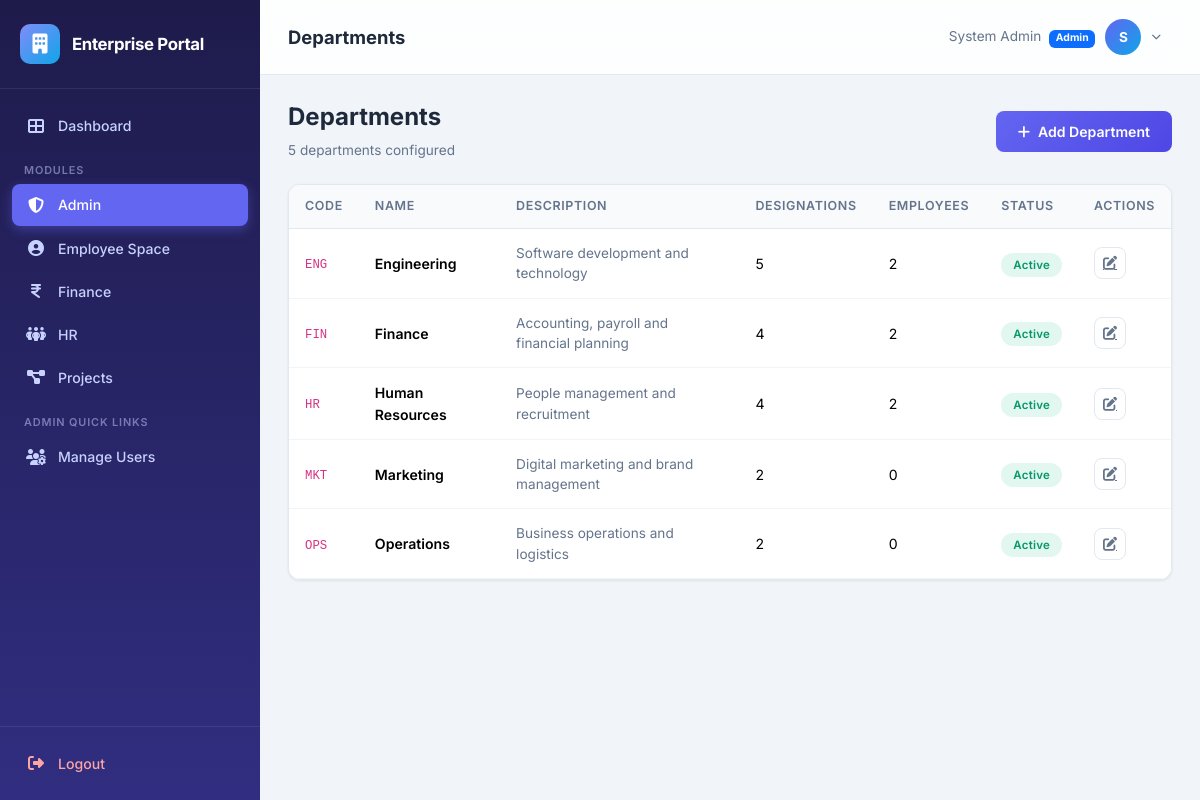
/admin/departments (signed in), run on the app's committed database.
### app/models.py (models this page shows, shortened)
class Module(db.Model):
    __tablename__ = 'modules'
    id = db.Column(db.Integer, primary_key=True)
    name = db.Column(db.String(50), unique=True, nullable=False)
    slug = db.Column(db.String(50), unique=True, nullable=False)
    description = db.Column(db.String(200), default='')
    icon = db.Column(db.String(50), default='fas fa-cube')

class User(UserMixin, db.Model):
    __tablename__ = 'users'
    id = db.Column(db.Integer, primary_key=True)
    username = db.Column(db.String(80), unique=True, nullable=False, index=True)
    email = db.Column(db.String(120), unique=True, nullable=False)
    password_hash = db.Column(db.String(256), nullable=False)
    full_name = db.Column(db.String(150), nullable=False)
    phone = db.Column(db.String(20), default='')
    is_admin = db.Column(db.Boolean, default=False)
    is_active_user = db.Column(db.Boolean, default=True)
    must_change_password = db.Column(db.Boolean, default=False)
    created_at = db.Column(db.DateTime, default=datetime.utcnow)
    modules = db.relationship('Module', secondary='user_modules', backref=db.backref('users', lazy='dynamic'))
    employee = db.relationship('Employee', backref='user', uselist=False, lazy='joined')
    tasks_assigned = db.relationship('Task', backref='assignee', foreign_keys='Task.assigned_to')
    expenses = db.relationship('Expense', backref='submitter', foreign_keys='Expense.submitted_by')
    projects_created = db.relationship('Project', backref='creator', foreign_keys='Project.created_by')
    @property
    def is_active(self):
        return self.is_active_user

class Department(db.Model):
    __tablename__ = 'departments'
    id = db.Column(db.Integer, primary_key=True)
    name = db.Column(db.String(100), unique=True, nullable=False)
    code = db.Column(db.String(20), unique=True, nullable=False)
    description = db.Column(db.String(250), default='')
    is_active = db.Column(db.Boolean, default=True)
    created_at = db.Column(db.DateTime, default=datetime.utcnow)
    designations = db.relationship('Designation', backref='department', lazy='dynamic')
    employees = db.relationship('Employee', backref='department', lazy='dynamic')

### app/admin/routes.py (the view)
@bp.route('/departments')
@admin_required
def departments():
    all_depts = Department.query.order_by(Department.name).all()
    return render_template('admin/departments.html', departments=all_depts)

### app/templates/admin/departments.html (shortened to what this page needs)
{% extends "base.html" %}
{% block page_title %}Departments{% endblock %}
{% block content %}
<div class="d-flex justify-content-between align-items-center mb-4">
    <div>
        <h4 style="font-weight:700;">Departments</h4>
        <p style="color:var(--text-secondary); font-size:0.85rem; margin:0;">{{ departments | length }} departments configured</p>
    </div>
    <a href="{{ url_for('admin.add_department') }}" class="btn btn-primary">
        <i class="fas fa-plus me-2"></i>Add Department
    </a>
</div>
<div class="data-card">
    <div class="table-responsive">
        <table class="table">
            <thead>
                <tr>
                    <th>Code</th>
                    <th>Name</th>
                    <th>Description</th>
                    <th>Designations</th>
                    <th>Employees</th>
                    <th>Status</th>
                    <th>Actions</th>
                </tr>
            </thead>
            <tbody>
                {% for dept in departments %}
                <tr>
                    <td><code>{{ dept.code }}</code></td>
                    <td class="fw-semibold">{{ dept.name }}</td>
                    <td style="font-size:0.85rem; color:var(--text-secondary);">{{ dept.description or '—' }}</td>
                    <td>{{ dept.designations.count() }}</td>
                    <td>{{ dept.employees.count() }}</td>
                    <td>
                        {% if dept.is_active %}
                        <span class="badge-status badge-approved">Active</span>
                        {% else %}
                        <span class="badge-status badge-rejected">Inactive</span>
                        {% endif %}
                    </td>
                    <td>
                        <a href="{{ url_for('admin.edit_department', dept_id=dept.id) }}" class="btn-action" title="Edit">
                            <i class="fas fa-pen-to-square"></i>
                        </a>
                    </td>
                </tr>
                {% else %}
                <tr><td colspan="7" class="text-center py-4" style="color:var(--text-secondary);">No departments configured yet</td></tr>
                {% endfor %}
            </tbody>
        </table>
    </div>
</div>
{% endblock %}

### app/templates/base.html (shortened to what this page needs)
<!DOCTYPE html>
<html lang="en">
<head>
    <link href="https://cdn.jsdelivr.net/npm/bootstrap@5.3.3/dist/css/bootstrap.min.css" rel="stylesheet">
    <link href="https://cdnjs.cloudflare.com/ajax/libs/font-awesome/6.5.1/css/all.min.css" rel="stylesheet">
    <link rel="stylesheet" href="{{ url_for('static', filename='css/style.css') }}">
</head>
<body>
    <aside id="sidebar" class="sidebar">
        <div class="sidebar-brand">
            <div class="brand-icon">
                <i class="fas fa-building"></i>
            </div>
            <h5>Enterprise Portal</h5>
        </div>
        <nav class="sidebar-nav">
            <a href="{{ url_for('main_dashboard') }}" class="nav-link">
                <i class="fas fa-th-large"></i>
                <span>Dashboard</span>
            </a>
            <div class="nav-label">Modules</div>
            {% for mod in user_modules %}
                {% if mod.slug == 'admin' %}
                <a href="{{ url_for('admin.dashboard') }}" class="nav-link" id="nav-admin">
                    <i class="fas fa-shield-halved"></i>
                    <span>Admin</span>
                </a>
                {% elif mod.slug == 'hr' %}
                <a href="{{ url_for('hr.dashboard') }}" class="nav-link" id="nav-hr">
                    <i class="fas fa-people-group"></i>
                    <span>HR</span>
                </a>
                {% elif mod.slug == 'pm' %}
                <a href="{{ url_for('pm.dashboard') }}" class="nav-link" id="nav-pm">
                    <i class="fas fa-diagram-project"></i>
                    <span>Projects</span>
                </a>
                {% elif mod.slug == 'finance' %}
                <a href="{{ url_for('finance.dashboard') }}" class="nav-link" id="nav-finance">
                    <i class="fas fa-indian-rupee-sign"></i>
                    <span>Finance</span>
                </a>
                {% elif mod.slug == 'employee' %}
                <a href="{{ url_for('employee.dashboard') }}" class="nav-link" id="nav-employee">
                    <i class="fas fa-user-circle"></i>
                    <span>Employee Space</span>
                </a>
                {% endif %}
            {% endfor %}
            {% if current_user.is_admin %}
            <div class="nav-label">Admin Quick Links</div>
            <a href="{{ url_for('admin.users') }}" class="nav-link">
                <i class="fas fa-users-cog"></i>
                <span>Manage Users</span>
            </a>
            {% endif %}
        </nav>
        <div class="sidebar-footer">
            <a href="{{ url_for('auth.logout') }}" class="nav-link">
                <i class="fas fa-right-from-bracket"></i>
                <span>Logout</span>
            </a>
        </div>
    </aside>
    <div class="main-content">
        <header class="top-navbar">
            <div class="d-flex align-items-center gap-3">
                <h1 class="page-title">{% block page_title %}Dashboard{% endblock %}</h1>
            </div>
            <div class="user-dropdown">
                <button class="user-dropdown-toggle" id="userDropdownBtn" type="button">
                    <span class="d-none d-md-inline" style="font-size:0.85rem; color: var(--text-secondary);">
                        {{ current_user.full_name }}
                        {% if current_user.is_admin %}
                            <span class="badge bg-primary ms-1" style="font-size:0.65rem;">Admin</span>
                        {% endif %}
                    </span>
                    <div class="user-avatar">
                        {{ current_user.full_name[0] | upper }}
                    </div>
                    <i class="fas fa-chevron-down" style="font-size:0.6rem; color:var(--text-secondary);"></i>
                </button>
            </div>
        </header>
        <div class="page-body">
            {% block content %}{% endblock %}
        </div>
    </div>
</body>
</html>

### data on the page
User: full_name "System Admin", full_name "S"
Department: code "ENG", name "Engineering", description "Software development and technology", designations.count "5", employees.count "2", is_active "Active"
Department: code "FIN", name "Finance", description "Accounting, payroll and financial planning", designations.count "4", employees.count "2", is_active "Active"
Department: code "HR", name "Human Resources", description "People management and recruitment", designations.count "4", employees.count "2", is_active "Active"
Department: code "MKT", name "Marketing", description "Digital marketing and brand management", designations.count "2", employees.count "0", is_active "Active"
Department: code "OPS", name "Operations", description "Business operations and logistics", designations.count "2", employees.count "0", is_active "Active"

### other printed values
{{ departments | length }} "5"
